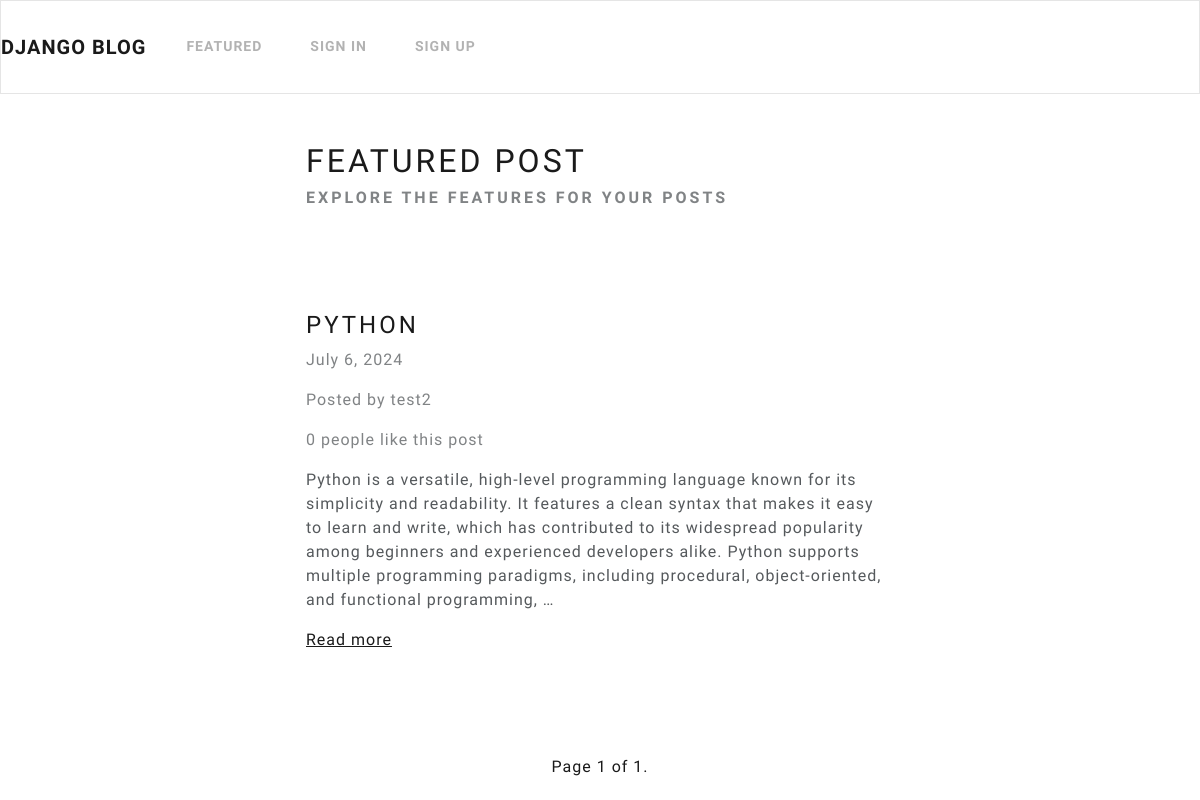
/featured/, run on the app's committed database.
### microblog/models.py (models this page shows)
class BlogPost(models.Model):
    title = models.CharField(max_length=255)
    content = HTMLField()
    date = models.DateField(auto_now_add=True)
    author = models.ForeignKey(User, on_delete=models.CASCADE)
    featured = models.BooleanField(default=False)
    likes = models.ManyToManyField(User, related_name='likes', blank=True)

### microblog/views.py (the view)
# urls.py: path('featured/', Featured.as_view(), name='featured'),
class Featured(ListView):
    model = BlogPost
    queryset = BlogPost.objects.filter(featured=True).order_by('-date')
    template_name = 'microblog/featured.html'
    paginate_by = 1

### microblog/templates/microblog/featured.html (shortened to what this page needs)
{% extends 'microblog/base.html' %}
{% block content %}
<div class="row">
  <div class="col-md-6 col-11 mx-md-auto mx-3 mt-5 mb-5">
    <h1 class="fw-bolder">Featured Post</h1>
    <h5 class="text-muted">Explore the features for your posts</h5>
  </div>
</div>
{% for object in object_list %}
<div class="row">
  <div class="col-md-6 col-11 mx-md-auto mx-3 mt-5 mb-5">
    <h3 class="fw-bolder">{{ object.title }}</h3>
    <p class="text-muted">{{ object.date }} </p>
    <p class="text-muted">Posted by {{ object.author.username }}</p>
    {% if object.likes.count == 1 %}
    <p class="text-muted">{{ object.likes.count }} person likes this post</p>
    {% else %}
    <p class="text-muted">{{ object.likes.count }} people like this post</p>
    {% endif %}
    <div class="my-3">
      {{ object.content|truncatewords_html:50|safe }}
    </div>
     <a href="{% url 'detail_post' object.id %}">Read more</a>
  </div>
</div>
{% endfor %}
<nav>
  <ul class="pagination">
    <div class="mx-auto d-flex flex-row mt-5">
      <li class="page-item">
	<a class="page-link" href="#">Page {{ page_obj.number }} of {{ page_obj.paginator.num_pages }}. </a>
      </li>
    </div>
  </ul>
</nav>
{% endblock content %}

### data on the page
BlogPost: title "PYTHON", date "July 6, 2024", author.username "test2", likes.count "0", content "Python is a versatile, high-level programming language known for its simplicity and readability. It features a clean syntax that makes it easy to learn and write, which has contributed to its widespread popularity among beginners and experienced developers alike. Python supports multiple programming paradigms, including procedural, object-oriented, and functional programming, …"

### other printed values
{{ page_obj.number }} "1"
{{ page_obj.paginator.num_pages }} "1"
